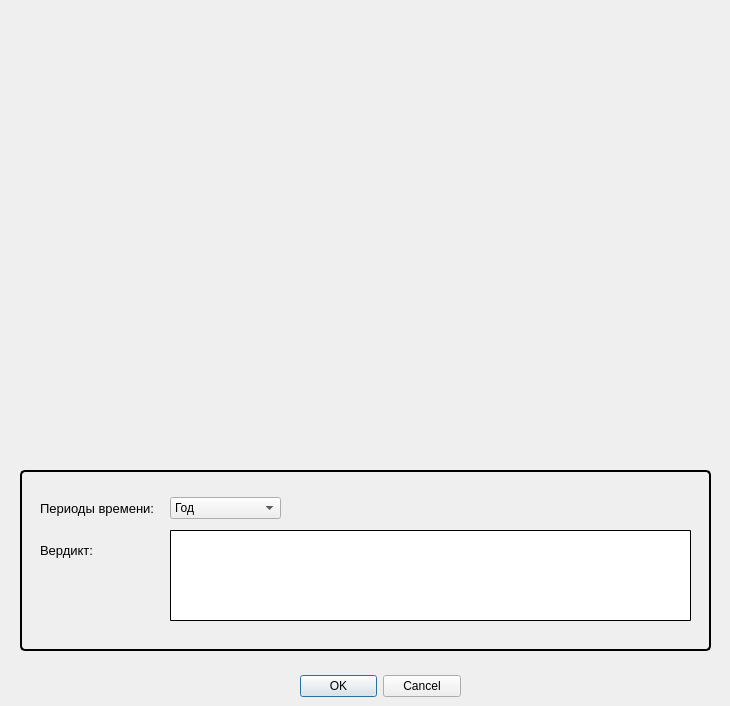
<?xml version="1.0" encoding="UTF-8"?>
<ui version="4.0">
 <class>Dialog</class>
 <widget class="QDialog" name="Dialog">
  <property name="geometry">
   <rect>
    <x>0</x>
    <y>0</y>
    <width>730</width>
    <height>706</height>
   </rect>
  </property>
  <property name="windowTitle">
   <string>Dialog</string>
  </property>
  <widget class="QDialogButtonBox" name="buttonBox">
   <property name="geometry">
    <rect>
     <x>300</x>
     <y>670</y>
     <width>161</width>
     <height>32</height>
    </rect>
   </property>
   <property name="orientation">
    <enum>Qt::Horizontal</enum>
   </property>
   <property name="standardButtons">
    <set>QDialogButtonBox::Cancel|QDialogButtonBox::Ok</set>
   </property>
  </widget>
  <widget class="PlotWidget" name="PlotWidget" native="true">
   <property name="geometry">
    <rect>
     <x>5</x>
     <y>5</y>
     <width>721</width>
     <height>461</height>
    </rect>
   </property>
  </widget>
  <widget class="QGroupBox" name="groupBox">
   <property name="geometry">
    <rect>
     <x>20</x>
     <y>470</y>
     <width>691</width>
     <height>181</height>
    </rect>
   </property>
   <property name="styleSheet">
    <string notr="true">QGroupBox {
margin-top: 2ex;
}
QGroupBox:enabled {
border: 2px solid black;
border-radius: 5px;
}
QGroupBox::title {
subcontrol-origin: margin;
 left: 3ex;
 }
</string>
   </property>
   <property name="title">
    <string/>
   </property>
   <widget class="QTextBrowser" name="textBrowser">
    <property name="geometry">
     <rect>
      <x>150</x>
      <y>60</y>
      <width>521</width>
      <height>91</height>
     </rect>
    </property>
    <property name="styleSheet">
     <string notr="true">border: 1px solid black;
border-radius: 1px;
</string>
    </property>
   </widget>
   <widget class="QLabel" name="label">
    <property name="geometry">
     <rect>
      <x>20</x>
      <y>30</y>
      <width>121</width>
      <height>16</height>
     </rect>
    </property>
    <property name="font">
     <font>
      <pointsize>10</pointsize>
     </font>
    </property>
    <property name="text">
     <string>Периоды времени:</string>
    </property>
   </widget>
   <widget class="QComboBox" name="comboBox">
    <property name="geometry">
     <rect>
      <x>150</x>
      <y>27</y>
      <width>111</width>
      <height>22</height>
     </rect>
    </property>
    <item>
     <property name="text">
      <string>Год</string>
     </property>
    </item>
    <item>
     <property name="text">
      <string>Месяц</string>
     </property>
    </item>
   </widget>
   <widget class="QLabel" name="label_2">
    <property name="geometry">
     <rect>
      <x>20</x>
      <y>70</y>
      <width>111</width>
      <height>21</height>
     </rect>
    </property>
    <property name="font">
     <font>
      <pointsize>10</pointsize>
     </font>
    </property>
    <property name="text">
     <string>Вердикт:</string>
    </property>
   </widget>
  </widget>
 </widget>
 <customwidgets>
  <customwidget>
   <class>PlotWidget</class>
   <extends>QWidget</extends>
   <header>pyqtgraph</header>
   <container>1</container>
  </customwidget>
 </customwidgets>
 <resources/>
 <connections>
  <connection>
   <sender>buttonBox</sender>
   <signal>accepted()</signal>
   <receiver>Dialog</receiver>
   <slot>accept()</slot>
   <hints>
    <hint type="sourcelabel">
     <x>248</x>
     <y>254</y>
    </hint>
    <hint type="destinationlabel">
     <x>157</x>
     <y>274</y>
    </hint>
   </hints>
  </connection>
  <connection>
   <sender>buttonBox</sender>
   <signal>rejected()</signal>
   <receiver>Dialog</receiver>
   <slot>reject()</slot>
   <hints>
    <hint type="sourcelabel">
     <x>316</x>
     <y>260</y>
    </hint>
    <hint type="destinationlabel">
     <x>286</x>
     <y>274</y>
    </hint>
   </hints>
  </connection>
 </connections>
</ui>
